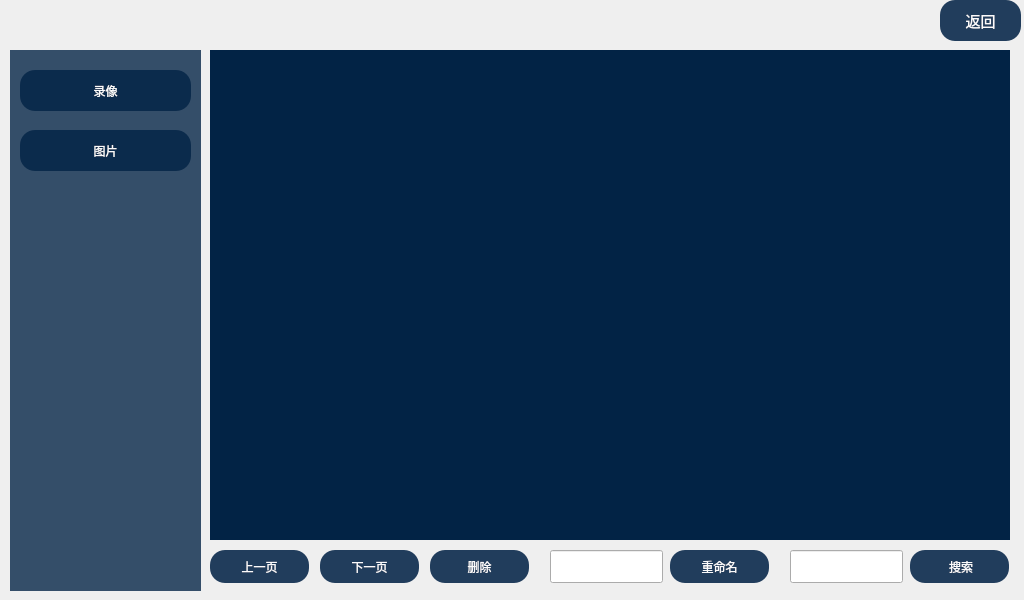
<?xml version="1.0" encoding="UTF-8"?>
<ui version="4.0">
 <class>fops</class>
 <widget class="QWidget" name="fops">
  <property name="geometry">
   <rect>
    <x>0</x>
    <y>0</y>
    <width>1024</width>
    <height>600</height>
   </rect>
  </property>
  <property name="windowTitle">
   <string>Form</string>
  </property>
  <property name="styleSheet">
   <string notr="true">#fops{border-image: url(:/images/menu1.jpg);}

QPushButton {
    color: white;
    padding: 5px;
    border-radius: 15px;
	color: rgba(255, 255,255, 250);
	background-color: rgba(0, 33, 68,220);
	border:none; 
}

QPushButton:hover {
    background-color: #2F42B5;
}

QPushButton:pressed, QPushButton:checked {
    background-color: #2F42B5;
}</string>
  </property>
  <widget class="QPushButton" name="back_menu_bt">
   <property name="geometry">
    <rect>
     <x>940</x>
     <y>0</y>
     <width>81</width>
     <height>41</height>
    </rect>
   </property>
   <property name="font">
    <font>
     <pointsize>11</pointsize>
    </font>
   </property>
   <property name="focusPolicy">
    <enum>Qt::NoFocus</enum>
   </property>
   <property name="text">
    <string>返回</string>
   </property>
  </widget>
  <widget class="QWidget" name="widget" native="true">
   <property name="geometry">
    <rect>
     <x>10</x>
     <y>50</y>
     <width>191</width>
     <height>541</height>
    </rect>
   </property>
   <property name="styleSheet">
    <string notr="true">background-color: rgba(0, 33, 68,200);</string>
   </property>
   <widget class="QPushButton" name="video_btn">
    <property name="geometry">
     <rect>
      <x>10</x>
      <y>20</y>
      <width>171</width>
      <height>41</height>
     </rect>
    </property>
    <property name="focusPolicy">
     <enum>Qt::NoFocus</enum>
    </property>
    <property name="styleSheet">
     <string notr="true"/>
    </property>
    <property name="text">
     <string>录像</string>
    </property>
    <property name="icon">
     <iconset resource="images.qrc">
      <normaloff>:/images/video.png</normaloff>:/images/video.png</iconset>
    </property>
    <property name="iconSize">
     <size>
      <width>30</width>
      <height>29</height>
     </size>
    </property>
   </widget>
   <widget class="QPushButton" name="photo_btn">
    <property name="geometry">
     <rect>
      <x>10</x>
      <y>80</y>
      <width>171</width>
      <height>41</height>
     </rect>
    </property>
    <property name="focusPolicy">
     <enum>Qt::NoFocus</enum>
    </property>
    <property name="text">
     <string>图片</string>
    </property>
    <property name="icon">
     <iconset resource="images.qrc">
      <normaloff>:/images/photo.png</normaloff>:/images/photo.png</iconset>
    </property>
    <property name="iconSize">
     <size>
      <width>30</width>
      <height>30</height>
     </size>
    </property>
   </widget>
  </widget>
  <widget class="QPushButton" name="del_btn">
   <property name="geometry">
    <rect>
     <x>430</x>
     <y>550</y>
     <width>99</width>
     <height>33</height>
    </rect>
   </property>
   <property name="font">
    <font>
     <pointsize>9</pointsize>
    </font>
   </property>
   <property name="focusPolicy">
    <enum>Qt::NoFocus</enum>
   </property>
   <property name="text">
    <string>删除</string>
   </property>
  </widget>
  <widget class="QLineEdit" name="search_edt">
   <property name="geometry">
    <rect>
     <x>790</x>
     <y>550</y>
     <width>113</width>
     <height>33</height>
    </rect>
   </property>
   <property name="font">
    <font>
     <pointsize>5</pointsize>
    </font>
   </property>
  </widget>
  <widget class="QPushButton" name="next_btn">
   <property name="geometry">
    <rect>
     <x>320</x>
     <y>550</y>
     <width>99</width>
     <height>33</height>
    </rect>
   </property>
   <property name="font">
    <font>
     <pointsize>9</pointsize>
    </font>
   </property>
   <property name="focusPolicy">
    <enum>Qt::NoFocus</enum>
   </property>
   <property name="text">
    <string>下一页</string>
   </property>
  </widget>
  <widget class="QPushButton" name="rename_btn">
   <property name="geometry">
    <rect>
     <x>670</x>
     <y>550</y>
     <width>99</width>
     <height>33</height>
    </rect>
   </property>
   <property name="font">
    <font>
     <pointsize>9</pointsize>
    </font>
   </property>
   <property name="focusPolicy">
    <enum>Qt::NoFocus</enum>
   </property>
   <property name="text">
    <string>重命名</string>
   </property>
  </widget>
  <widget class="QPushButton" name="previous_btn">
   <property name="geometry">
    <rect>
     <x>210</x>
     <y>550</y>
     <width>99</width>
     <height>33</height>
    </rect>
   </property>
   <property name="font">
    <font>
     <pointsize>9</pointsize>
    </font>
   </property>
   <property name="focusPolicy">
    <enum>Qt::NoFocus</enum>
   </property>
   <property name="text">
    <string>上一页</string>
   </property>
  </widget>
  <widget class="QLineEdit" name="rename_edt">
   <property name="geometry">
    <rect>
     <x>550</x>
     <y>550</y>
     <width>113</width>
     <height>33</height>
    </rect>
   </property>
   <property name="font">
    <font>
     <pointsize>5</pointsize>
    </font>
   </property>
  </widget>
  <widget class="QPushButton" name="search_btn">
   <property name="geometry">
    <rect>
     <x>910</x>
     <y>550</y>
     <width>99</width>
     <height>33</height>
    </rect>
   </property>
   <property name="font">
    <font>
     <pointsize>9</pointsize>
    </font>
   </property>
   <property name="focusPolicy">
    <enum>Qt::NoFocus</enum>
   </property>
   <property name="text">
    <string> 搜索</string>
   </property>
  </widget>
  <widget class="QStackedWidget" name="stackedWidget">
   <property name="geometry">
    <rect>
     <x>210</x>
     <y>50</y>
     <width>800</width>
     <height>490</height>
    </rect>
   </property>
   <property name="styleSheet">
    <string notr="true">background-color: rgba(0, 33, 68,200);</string>
   </property>
   <property name="frameShape">
    <enum>QFrame::NoFrame</enum>
   </property>
   <property name="currentIndex">
    <number>0</number>
   </property>
   <widget class="QWidget" name="page">
    <widget class="QListWidget" name="vidWidget">
     <property name="geometry">
      <rect>
       <x>0</x>
       <y>0</y>
       <width>800</width>
       <height>490</height>
      </rect>
     </property>
     <property name="styleSheet">
      <string notr="true">background-color: rgba(0, 33, 68,200);</string>
     </property>
     <property name="frameShape">
      <enum>QFrame::NoFrame</enum>
     </property>
    </widget>
   </widget>
   <widget class="QWidget" name="page_2">
    <widget class="QListWidget" name="picWidget">
     <property name="geometry">
      <rect>
       <x>0</x>
       <y>0</y>
       <width>800</width>
       <height>490</height>
      </rect>
     </property>
     <property name="styleSheet">
      <string notr="true">background-color: rgba(0, 33, 68,200);</string>
     </property>
     <property name="frameShape">
      <enum>QFrame::NoFrame</enum>
     </property>
    </widget>
   </widget>
  </widget>
 </widget>
 <resources>
  <include location="images.qrc"/>
 </resources>
 <connections/>
</ui>
